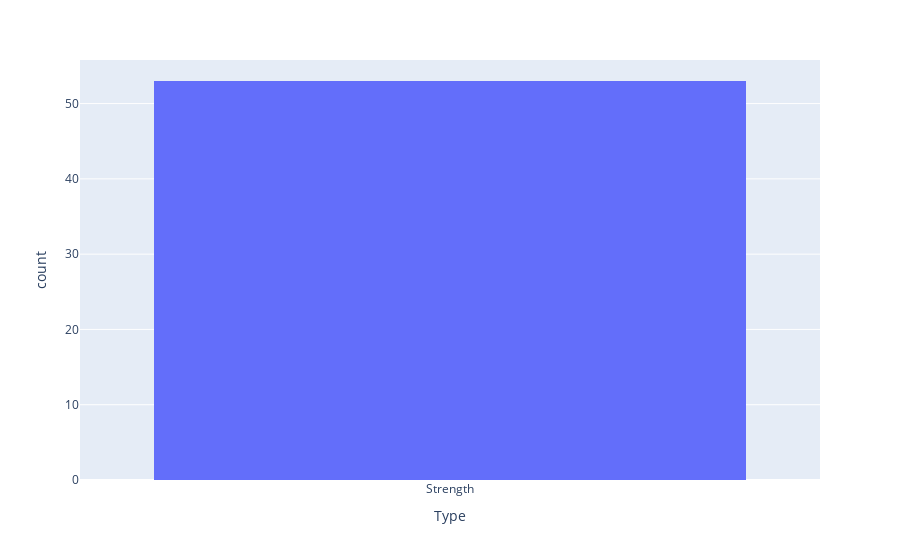
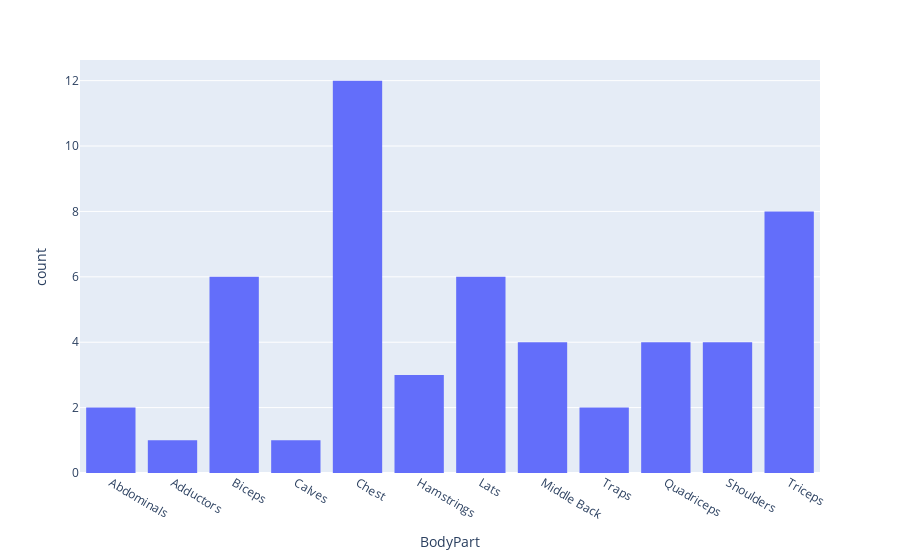
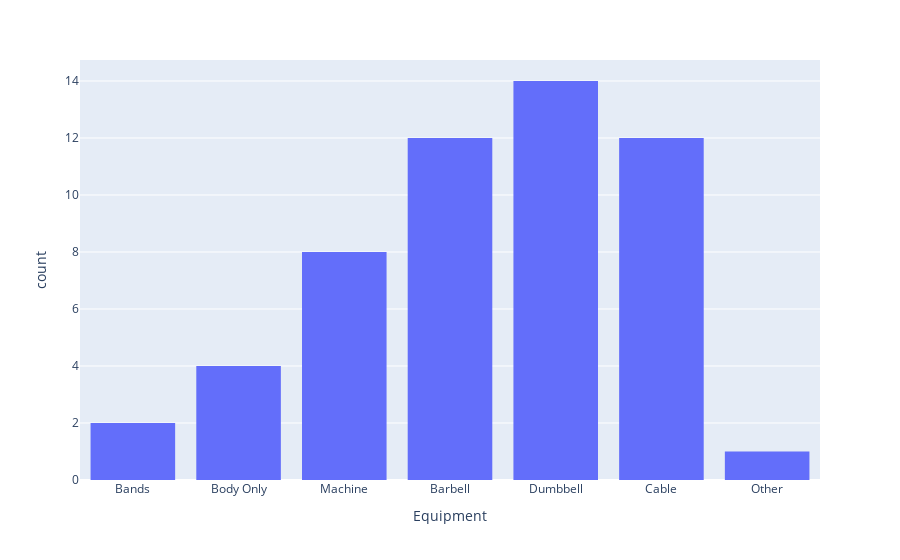
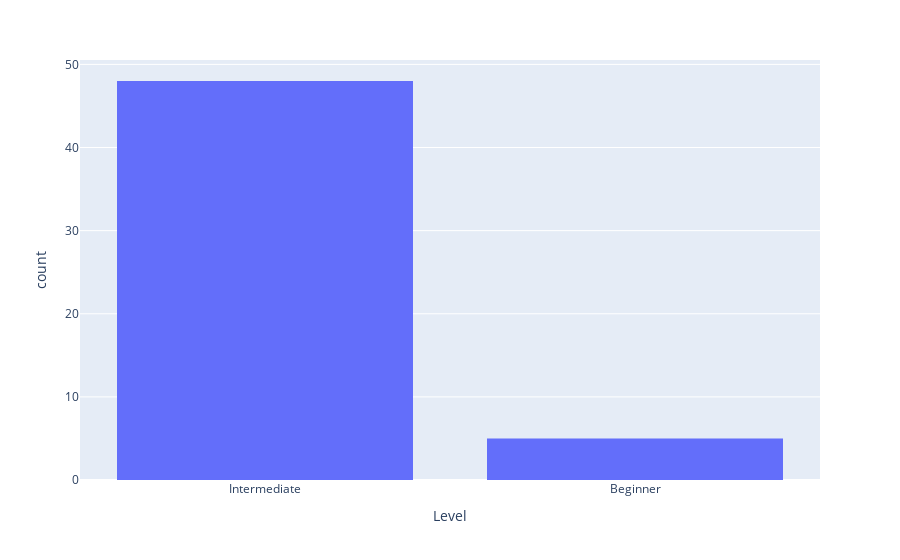

The cell these charts' notebook holds for them, in order:
### Markdown cell above
# Distributions of workout_exercises columns

### Code cell
# Distributions of columns
for column in workout_exercises.drop(columns=["Desc", "Title"]).columns:
    fig = px.histogram(workout_exercises, x=column)
    fig.show()

### Figure 1 — Plotly figure (JSON) as saved in the notebook; plotly's stock layout.template omitted (floating-point values rounded to 4 significant figures)
{"data": [{"alignmentgroup": "True", "bingroup": "x", "hovertemplate": "Type=%{x}<br>count=%{y}<extra></extra>", "legendgroup": "", "marker": {"color": "#636efa", "pattern": {"shape": ""}}, "name": "", "offsetgroup": "", "orientation": "v", "showlegend": false, "x": ["Strength", "Strength", "Strength", "Strength", "Strength", "Strength", "Strength", "Strength", "Strength", "Strength", "Strength", "Strength", "Strength", "Strength", "Strength", "Strength", "Strength", "Strength", "Strength", "Strength", "Strength", "Strength", "Strength", "Strength", "Strength", "Strength", "Strength", "Strength", "Strength", "Strength", "Strength", "Strength", "Strength", "Strength", "Strength", "Strength", "Strength", "Strength", "Strength", "Strength", "Strength", "Strength", "Strength", "Strength", "Strength", "Strength", "Strength", "Strength", "Strength", "Strength", "Strength", "Strength", "Strength"], "xaxis": "x", "yaxis": "y", "type": "histogram"}], "layout": {"xaxis": {"anchor": "y", "domain": [0.0, 1.0], "title": {"text": "Type"}}, "yaxis": {"anchor": "x", "domain": [0.0, 1.0], "title": {"text": "count"}}, "legend": {"tracegroupgap": 0}, "margin": {"t": 60}, "barmode": "relative"}}

### Figure 2 — Plotly figure (JSON) as saved in the notebook; plotly's stock layout.template omitted (floating-point values rounded to 4 significant figures)
{"data": [{"alignmentgroup": "True", "bingroup": "x", "hovertemplate": "BodyPart=%{x}<br>count=%{y}<extra></extra>", "legendgroup": "", "marker": {"color": "#636efa", "pattern": {"shape": ""}}, "name": "", "offsetgroup": "", "orientation": "v", "showlegend": false, "x": ["Abdominals", "Abdominals", "Adductors", "Biceps", "Biceps", "Biceps", "Biceps", "Biceps", "Biceps", "Calves", "Chest", "Chest", "Chest", "Chest", "Chest", "Chest", "Chest", "Chest", "Chest", "Chest", "Chest", "Chest", "Hamstrings", "Hamstrings", "Hamstrings", "Lats", "Lats", "Lats", "Lats", "Lats", "Lats", "Middle Back", "Middle Back", "Middle Back", "Middle Back", "Traps", "Traps", "Quadriceps", "Quadriceps", "Quadriceps", "Quadriceps", "Shoulders", "Shoulders", "Shoulders", "Shoulders", "Triceps", "Triceps", "Triceps", "Triceps", "Triceps", "Triceps", "Triceps", "Triceps"], "xaxis": "x", "yaxis": "y", "type": "histogram"}], "layout": {"xaxis": {"anchor": "y", "domain": [0.0, 1.0], "title": {"text": "BodyPart"}}, "yaxis": {"anchor": "x", "domain": [0.0, 1.0], "title": {"text": "count"}}, "legend": {"tracegroupgap": 0}, "margin": {"t": 60}, "barmode": "relative"}}

### Figure 3 — Plotly figure (JSON) as saved in the notebook; plotly's stock layout.template omitted (floating-point values rounded to 4 significant figures)
{"data": [{"alignmentgroup": "True", "bingroup": "x", "hovertemplate": "Equipment=%{x}<br>count=%{y}<extra></extra>", "legendgroup": "", "marker": {"color": "#636efa", "pattern": {"shape": ""}}, "name": "", "offsetgroup": "", "orientation": "v", "showlegend": false, "x": ["Bands", "Body Only", "Machine", "Bands", "Barbell", "Barbell", "Dumbbell", "Dumbbell", "Cable", "Barbell", "Barbell", "Barbell", "Barbell", "Barbell", "Machine", "Machine", "Machine", "Cable", "Cable", "Cable", "Dumbbell", "Dumbbell", "Dumbbell", "Machine", "Machine", "Barbell", "Dumbbell", "Cable", "Cable", "Body Only", "Body Only", "Barbell", "Dumbbell", "Dumbbell", "Cable", "Dumbbell", "Dumbbell", "Barbell", "Other", "Machine", "Machine", "Dumbbell", "Dumbbell", "Cable", "Cable", "Barbell", "Barbell", "Dumbbell", "Dumbbell", "Cable", "Cable", "Cable", "Body Only"], "xaxis": "x", "yaxis": "y", "type": "histogram"}], "layout": {"xaxis": {"anchor": "y", "domain": [0.0, 1.0], "title": {"text": "Equipment"}}, "yaxis": {"anchor": "x", "domain": [0.0, 1.0], "title": {"text": "count"}}, "legend": {"tracegroupgap": 0}, "margin": {"t": 60}, "barmode": "relative"}}

### Figure 4 — Plotly figure (JSON) as saved in the notebook; plotly's stock layout.template omitted (floating-point values rounded to 4 significant figures)
{"data": [{"alignmentgroup": "True", "bingroup": "x", "hovertemplate": "Level=%{x}<br>count=%{y}<extra></extra>", "legendgroup": "", "marker": {"color": "#636efa", "pattern": {"shape": ""}}, "name": "", "offsetgroup": "", "orientation": "v", "showlegend": false, "x": ["Intermediate", "Intermediate", "Intermediate", "Intermediate", "Intermediate", "Intermediate", "Intermediate", "Intermediate", "Intermediate", "Intermediate", "Intermediate", "Intermediate", "Intermediate", "Intermediate", "Beginner", "Intermediate", "Intermediate", "Intermediate", "Intermediate", "Beginner", "Intermediate", "Intermediate", "Beginner", "Beginner", "Intermediate", "Intermediate", "Intermediate", "Intermediate", "Intermediate", "Beginner", "Intermediate", "Intermediate", "Intermediate", "Intermediate", "Intermediate", "Intermediate", "Intermediate", "Intermediate", "Intermediate", "Intermediate", "Intermediate", "Intermediate", "Intermediate", "Intermediate", "Intermediate", "Intermediate", "Intermediate", "Intermediate", "Intermediate", "Intermediate", "Intermediate", "Intermediate", "Intermediate"], "xaxis": "x", "yaxis": "y", "type": "histogram"}], "layout": {"xaxis": {"anchor": "y", "domain": [0.0, 1.0], "title": {"text": "Level"}}, "yaxis": {"anchor": "x", "domain": [0.0, 1.0], "title": {"text": "count"}}, "legend": {"tracegroupgap": 0}, "margin": {"t": 60}, "barmode": "relative"}}
